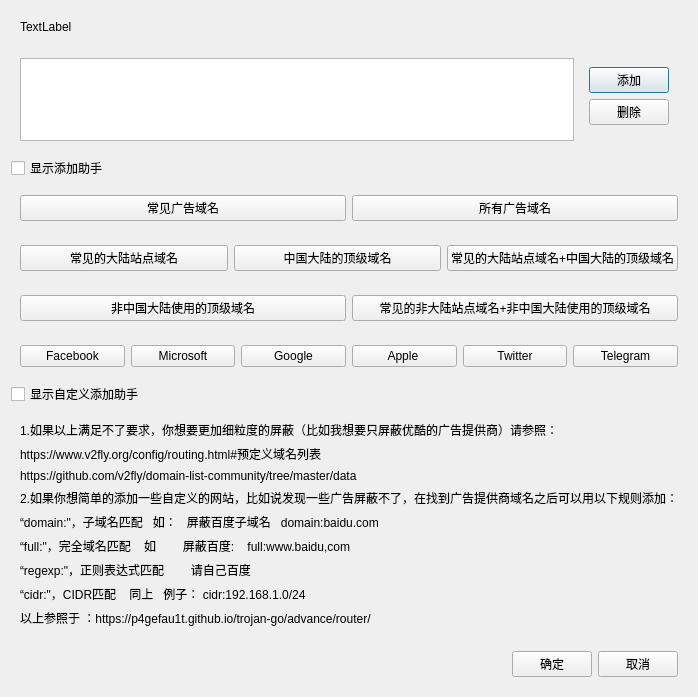
<?xml version="1.0" encoding="UTF-8"?>
<ui version="4.0">
 <class>RuleListEdit</class>
 <widget class="QDialog" name="RuleListEdit">
  <property name="geometry">
   <rect>
    <x>0</x>
    <y>0</y>
    <width>676</width>
    <height>697</height>
   </rect>
  </property>
  <property name="windowTitle">
   <string>Dialog</string>
  </property>
  <property name="modal">
   <bool>true</bool>
  </property>
  <layout class="QVBoxLayout" name="verticalLayout_2">
   <property name="sizeConstraint">
    <enum>QLayout::SetDefaultConstraint</enum>
   </property>
   <item>
    <widget class="QWidget" name="widget_4" native="true">
     <layout class="QHBoxLayout" name="horizontalLayout_3">
      <item>
       <widget class="QLabel" name="label">
        <property name="text">
         <string>TextLabel</string>
        </property>
       </widget>
      </item>
     </layout>
    </widget>
   </item>
   <item>
    <widget class="QWidget" name="widget_2" native="true">
     <layout class="QHBoxLayout" name="horizontalLayout">
      <item>
       <widget class="QListWidget" name="list"/>
      </item>
      <item>
       <widget class="QWidget" name="widget" native="true">
        <layout class="QVBoxLayout" name="verticalLayout">
         <item>
          <widget class="QPushButton" name="add">
           <property name="text">
            <string>添加</string>
           </property>
          </widget>
         </item>
         <item>
          <widget class="QPushButton" name="del">
           <property name="text">
            <string>删除</string>
           </property>
          </widget>
         </item>
         <item>
          <widget class="QWidget" name="widget_3" native="true"/>
         </item>
        </layout>
       </widget>
      </item>
     </layout>
    </widget>
   </item>
   <item>
    <widget class="QCheckBox" name="addHelper">
     <property name="text">
      <string>显示添加助手</string>
     </property>
    </widget>
   </item>
   <item>
    <widget class="QWidget" name="adds" native="true">
     <layout class="QHBoxLayout" name="horizontalLayout_4">
      <item>
       <widget class="QPushButton" name="category_ads">
        <property name="text">
         <string>常见广告域名</string>
        </property>
       </widget>
      </item>
      <item>
       <widget class="QPushButton" name="category_ads_all">
        <property name="text">
         <string>所有广告域名</string>
        </property>
       </widget>
      </item>
     </layout>
    </widget>
   </item>
   <item>
    <widget class="QWidget" name="china" native="true">
     <layout class="QHBoxLayout" name="horizontalLayout_5">
      <item>
       <widget class="QPushButton" name="geolocation_cn">
        <property name="text">
         <string>常见的大陆站点域名</string>
        </property>
       </widget>
      </item>
      <item>
       <widget class="QPushButton" name="tld_cn">
        <property name="text">
         <string>中国大陆的顶级域名</string>
        </property>
       </widget>
      </item>
      <item>
       <widget class="QPushButton" name="cn">
        <property name="text">
         <string>常见的大陆站点域名+中国大陆的顶级域名</string>
        </property>
       </widget>
      </item>
     </layout>
    </widget>
   </item>
   <item>
    <widget class="QWidget" name="no_china" native="true">
     <layout class="QHBoxLayout" name="horizontalLayout_8">
      <item>
       <widget class="QPushButton" name="notld_cn">
        <property name="text">
         <string>非中国大陆使用的顶级域名</string>
        </property>
       </widget>
      </item>
      <item>
       <widget class="QPushButton" name="nogeolocation_cn">
        <property name="text">
         <string>常见的非大陆站点域名+非中国大陆使用的顶级域名</string>
        </property>
       </widget>
      </item>
     </layout>
    </widget>
   </item>
   <item>
    <widget class="QWidget" name="always_use" native="true">
     <layout class="QHBoxLayout" name="horizontalLayout_7">
      <item>
       <widget class="QPushButton" name="Facebook">
        <property name="text">
         <string>Facebook</string>
        </property>
       </widget>
      </item>
      <item>
       <widget class="QPushButton" name="Microsoft">
        <property name="text">
         <string>Microsoft</string>
        </property>
       </widget>
      </item>
      <item>
       <widget class="QPushButton" name="Google">
        <property name="text">
         <string>Google</string>
        </property>
       </widget>
      </item>
      <item>
       <widget class="QPushButton" name="Apple">
        <property name="text">
         <string>Apple </string>
        </property>
       </widget>
      </item>
      <item>
       <widget class="QPushButton" name="Twitter">
        <property name="text">
         <string>Twitter</string>
        </property>
       </widget>
      </item>
      <item>
       <widget class="QPushButton" name="Telegram">
        <property name="text">
         <string>Telegram</string>
        </property>
       </widget>
      </item>
     </layout>
    </widget>
   </item>
   <item>
    <widget class="QCheckBox" name="diyAddHelper">
     <property name="text">
      <string>显示自定义添加助手</string>
     </property>
    </widget>
   </item>
   <item>
    <widget class="QWidget" name="textdiyhelper" native="true">
     <layout class="QVBoxLayout" name="verticalLayout_3">
      <item>
       <widget class="QLabel" name="label_4">
        <property name="text">
         <string>1.如果以上满足不了要求，你想要更加细粒度的屏蔽（比如我想要只屏蔽优酷的广告提供商）请参照：</string>
        </property>
       </widget>
      </item>
      <item>
       <widget class="QLabel" name="label_5">
        <property name="text">
         <string>https://www.v2fly.org/config/routing.html#预定义域名列表</string>
        </property>
        <property name="textInteractionFlags">
         <set>Qt::LinksAccessibleByMouse|Qt::TextSelectableByMouse</set>
        </property>
       </widget>
      </item>
      <item>
       <widget class="QLabel" name="label_6">
        <property name="text">
         <string>https://github.com/v2fly/domain-list-community/tree/master/data</string>
        </property>
        <property name="textInteractionFlags">
         <set>Qt::LinksAccessibleByMouse|Qt::TextSelectableByMouse</set>
        </property>
       </widget>
      </item>
      <item>
       <widget class="QLabel" name="label_7">
        <property name="text">
         <string>2.如果你想简单的添加一些自定义的网站，比如说发现一些广告屏蔽不了，在找到广告提供商域名之后可以用以下规则添加：</string>
        </property>
       </widget>
      </item>
      <item>
       <widget class="QLabel" name="label_8">
        <property name="text">
         <string>“domain:&quot;，子域名匹配   如：   屏蔽百度子域名   domain:baidu.com</string>
        </property>
        <property name="textInteractionFlags">
         <set>Qt::LinksAccessibleByMouse|Qt::TextSelectableByMouse</set>
        </property>
       </widget>
      </item>
      <item>
       <widget class="QLabel" name="label_9">
        <property name="text">
         <string>“full:&quot;，完全域名匹配    如        屏蔽百度:    full:www.baidu,com</string>
        </property>
        <property name="textInteractionFlags">
         <set>Qt::LinksAccessibleByMouse|Qt::TextSelectableByMouse</set>
        </property>
       </widget>
      </item>
      <item>
       <widget class="QLabel" name="label_10">
        <property name="text">
         <string>“regexp:&quot;，正则表达式匹配        请自己百度</string>
        </property>
       </widget>
      </item>
      <item>
       <widget class="QLabel" name="label_11">
        <property name="text">
         <string>“cidr:&quot;，CIDR匹配    同上   例子： cidr:192.168.1.0/24</string>
        </property>
        <property name="textInteractionFlags">
         <set>Qt::LinksAccessibleByMouse|Qt::TextSelectableByMouse</set>
        </property>
       </widget>
      </item>
      <item>
       <widget class="QLabel" name="label_12">
        <property name="text">
         <string>以上参照于 ：https://p4gefau1t.github.io/trojan-go/advance/router/</string>
        </property>
        <property name="textInteractionFlags">
         <set>Qt::LinksAccessibleByMouse|Qt::TextSelectableByMouse</set>
        </property>
       </widget>
      </item>
     </layout>
    </widget>
   </item>
   <item>
    <spacer name="verticalSpacer">
     <property name="orientation">
      <enum>Qt::Vertical</enum>
     </property>
     <property name="sizeHint" stdset="0">
      <size>
       <width>20</width>
       <height>40</height>
      </size>
     </property>
    </spacer>
   </item>
   <item>
    <widget class="QWidget" name="widget_5" native="true">
     <layout class="QHBoxLayout" name="horizontalLayout_2">
      <item>
       <spacer name="horizontalSpacer">
        <property name="orientation">
         <enum>Qt::Horizontal</enum>
        </property>
        <property name="sizeHint" stdset="0">
         <size>
          <width>40</width>
          <height>20</height>
         </size>
        </property>
       </spacer>
      </item>
      <item>
       <widget class="QPushButton" name="ok">
        <property name="text">
         <string>确定</string>
        </property>
       </widget>
      </item>
      <item>
       <widget class="QPushButton" name="cancel">
        <property name="text">
         <string>取消</string>
        </property>
       </widget>
      </item>
     </layout>
    </widget>
   </item>
  </layout>
 </widget>
 <resources/>
 <connections/>
</ui>
